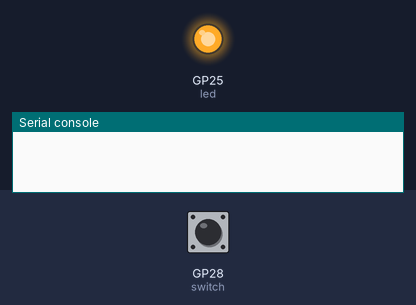
Recording of a program running on a simulated Raspberry Pi Pico running MicroPython. Parts: output pins drawn as LEDs (lit = HIGH), the last lines printed to the serial console. Inputs (shaded band) come from the test bench; at power-on: GP28 (switch) LOW.

Above: at 1.2 s.
1.3 s: GP28 (switch) pulled HIGH for 0.15 s
At 2.6 s:
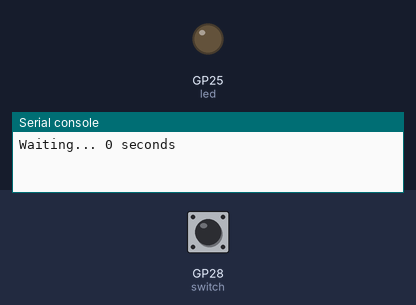
Timing chart, 0 to 12.8 s (numbered marks = the images above; inputs shaded):
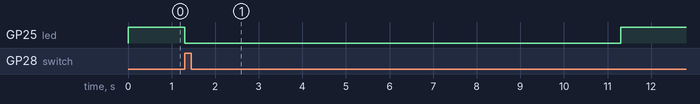

The program:

tester_switch.py
```python
from machine import Pin
import time

led = Pin(25, Pin.OUT)
led.value(1)

switch = Pin(28, Pin.IN)

def waiting(howlong):
    led.value(0)
    for i in range(howlong):
        time.sleep(1)
        print(f"Waiting... {i} seconds")

while True:
    if switch.value() == 1:
        waiting(10)
    else:
        led.value(1)
```

Measured:
- after the input at 1.3 s, GP25 (led): HIGH → LOW at once, → HIGH 10.0 s later
